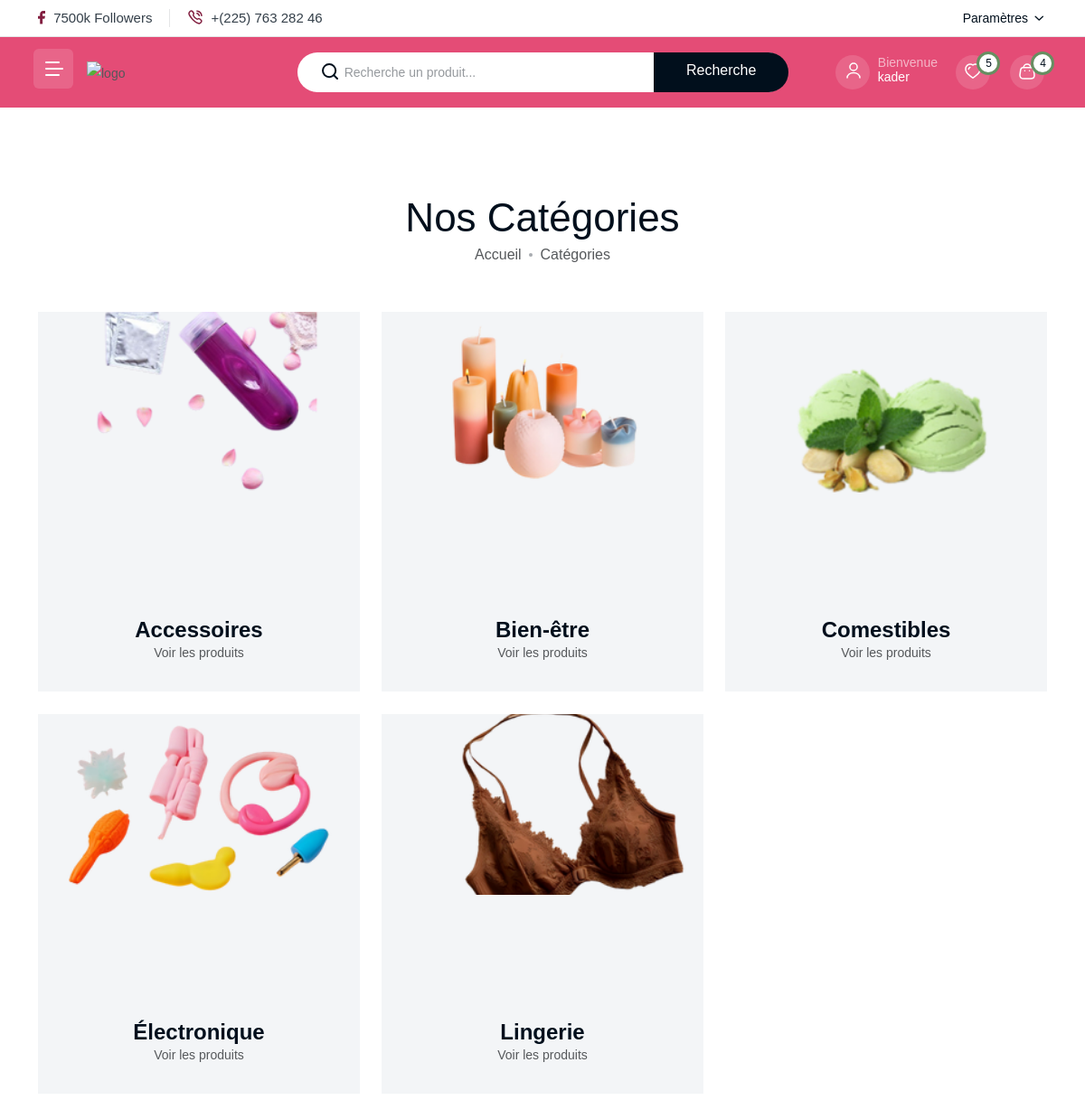
Page /shop-category.php (signed in) on the committed database.
### tables this page shows
CREATE TABLE `categories` (
  `id` int(11) NOT NULL,
  `name` varchar(50) NOT NULL
);

### includes/offcanvas.php (called while the page is built, shortened)
<?php
require_once("config.php");
try {
    $categories = $pdo->query("SELECT id, name FROM categories ORDER BY name ASC")->fetchAll();
} catch (PDOException $e) {
    $categories = [];
}
?>

### shop-category.php (the view, shortened to what this page needs)
<?php
require_once("config.php");
try {
    $categories = $pdo->query("SELECT id, name FROM categories ORDER BY name ASC")->fetchAll();
} catch (PDOException $e) {
    die("Erreur lors de la récupération des catégories : " . $e->getMessage());
}
$imageMap = [
    1 => "assets/img/category/accessoire.png",
    2 => "assets/img/category/bien-etre.png",
    3 => "assets/img/category/comestibles.png",
    4 => "assets/img/category/electronics.png",
    5 => "assets/img/category/lingerie.png"
];
?>
<!DOCTYPE html>
<html lang="fr">
<head>
   <link rel="stylesheet" href="https://cdnjs.cloudflare.com/ajax/libs/font-awesome/6.5.0/css/all.min.css"
 />
   <link rel="stylesheet" href="assets/css/bootstrap.css">
   <link rel="stylesheet" href="assets/css/animate.css">
   <link rel="stylesheet" href="assets/css/swiper-bundle.css">
   <link rel="stylesheet" href="assets/css/slick.css">
   <link rel="stylesheet" href="assets/css/magnific-popup.css">
   <link rel="stylesheet" href="assets/css/font-awesome-pro.css">
   <link rel="stylesheet" href="assets/css/flaticon_shofy.css">
   <link rel="stylesheet" href="assets/css/spacing.css">
   <link rel="stylesheet" href="assets/css/main.css">
</head>
<body>
      <?php include 'includes/offcanvas.php'; ?>
   <?php include 'includes/header.php'; ?>
<main>
    <section class="breadcrumb__area include-bg pt-100 pb-50">
        <div class="container">
            <div class="breadcrumb__content text-center">
                <h3 class="breadcrumb__title">Nos Catégories</h3>
                <div class="breadcrumb__list">
                    <span><a href="index.php">Accueil</a></span>
                    <span>Catégories</span>
                </div>
            </div>
        </div>
    </section>
    <section class="tp-category-area pb-120">
        <div class="container">
            <div class="row">
                <?php foreach ($categories as $cat): ?>
                    <?php
                        $image = $imageMap[$cat['id']] ?? 'assets/img/cat/default.jpg';
                    ?>
                    <div class="col-lg-4 col-sm-6">
                        <div class="tp-category-main-box mb-25 p-relative fix" style="background-color: #F3F5F7;">
                            <div class="tp-category-main-thumb include-bg transition-3"
                                 style="background-image: url('<?= $image ?>'); height: 200px; background-size: cover;"></div>
                            <div class="tp-category-main-content text-center">
                                <h3 class="tp-category-main-title">
                                    <a href="shop.php?category=<?= $cat['id'] ?>"><?= htmlspecialchars($cat['name']) ?></a>
                                </h3>
                                <span class="tp-category-main-item">Voir les produits</span>
                            </div>
                        </div>
                    </div>
                <?php endforeach; ?>
            </div>
        </div>
    </section>
</main>
</body>
</html>

### assets/css/spacing.css (style rules this page uses)
.mb-25 { margin-bottom:25px }
.pt-100 { padding-top:100px }
.pb-50 { padding-bottom:50px }
.pb-120 { padding-bottom:120px }

### rows in the picture
categories: shows a picture, name "Accessoires"
categories: shows a picture, name "Bien-être"
categories: shows a picture, name "Comestibles"
categories: shows a picture, name "Électronique"
categories: shows a picture, name "Lingerie"

### other values in the picture
$pseudo "kader"
$total_wishlist "5"
$total_cart "4"
